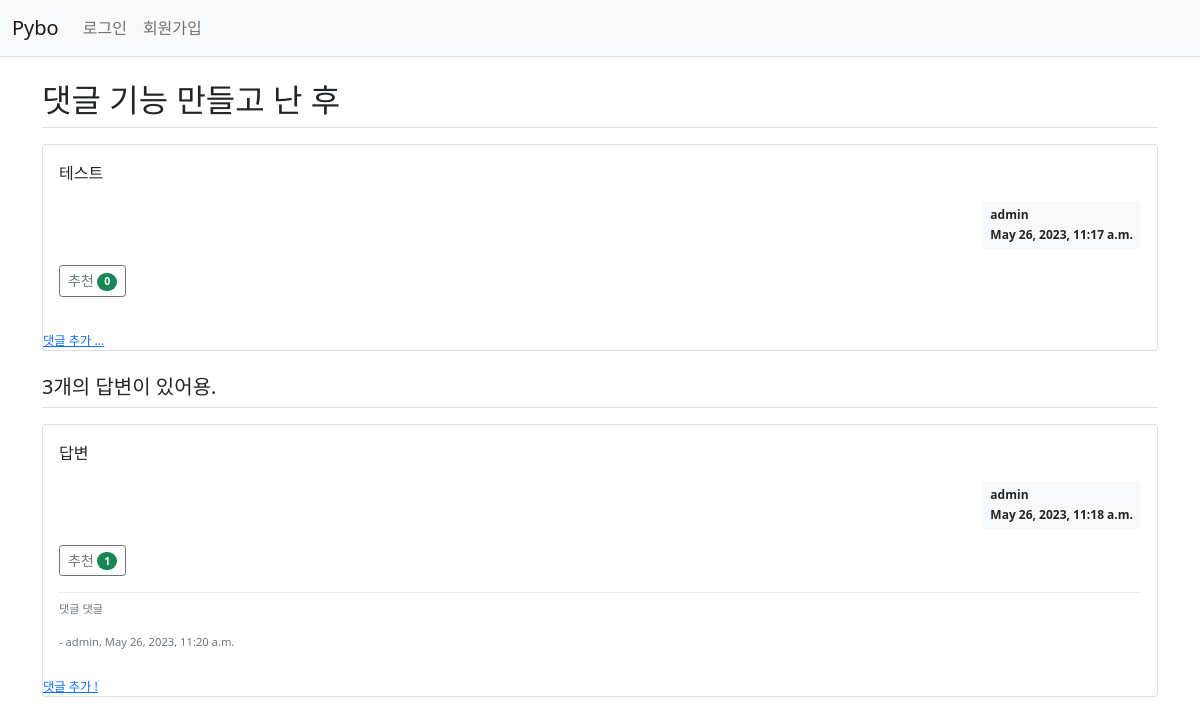
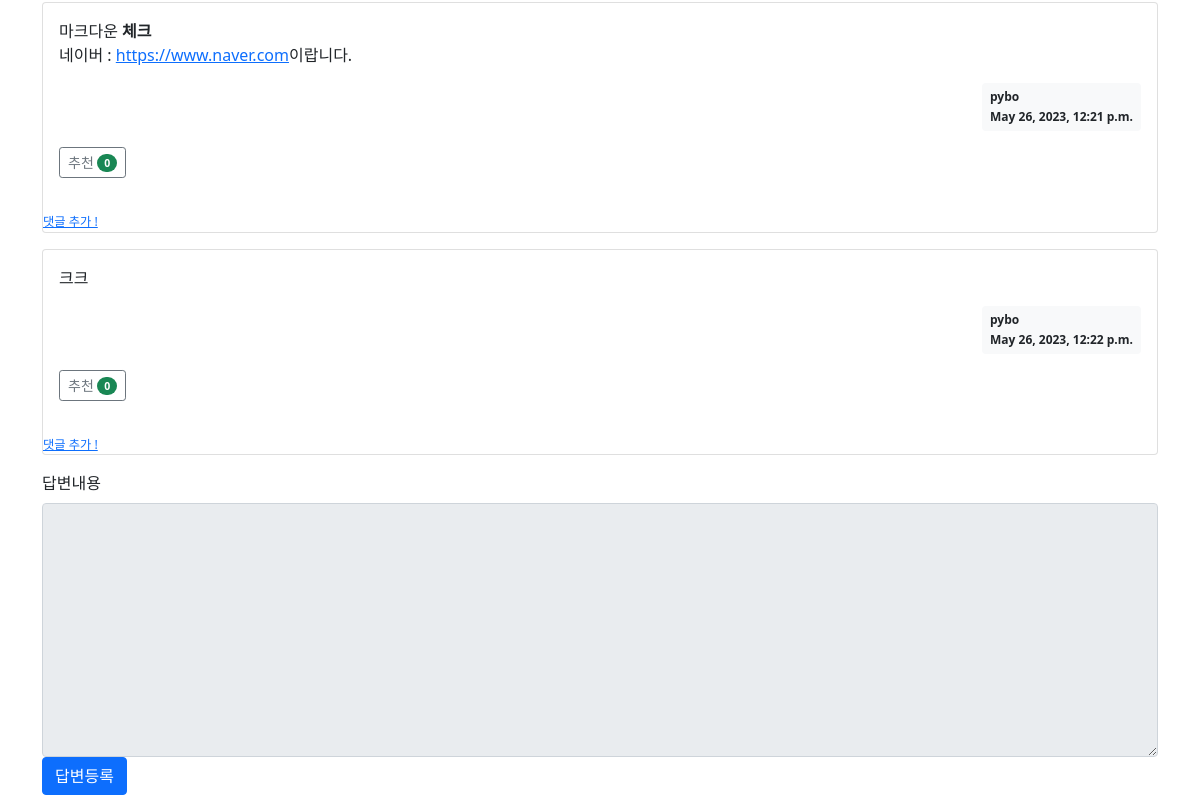
/pybo/317, run on an earlier commit of the app's database (2 pictures, top to bottom).
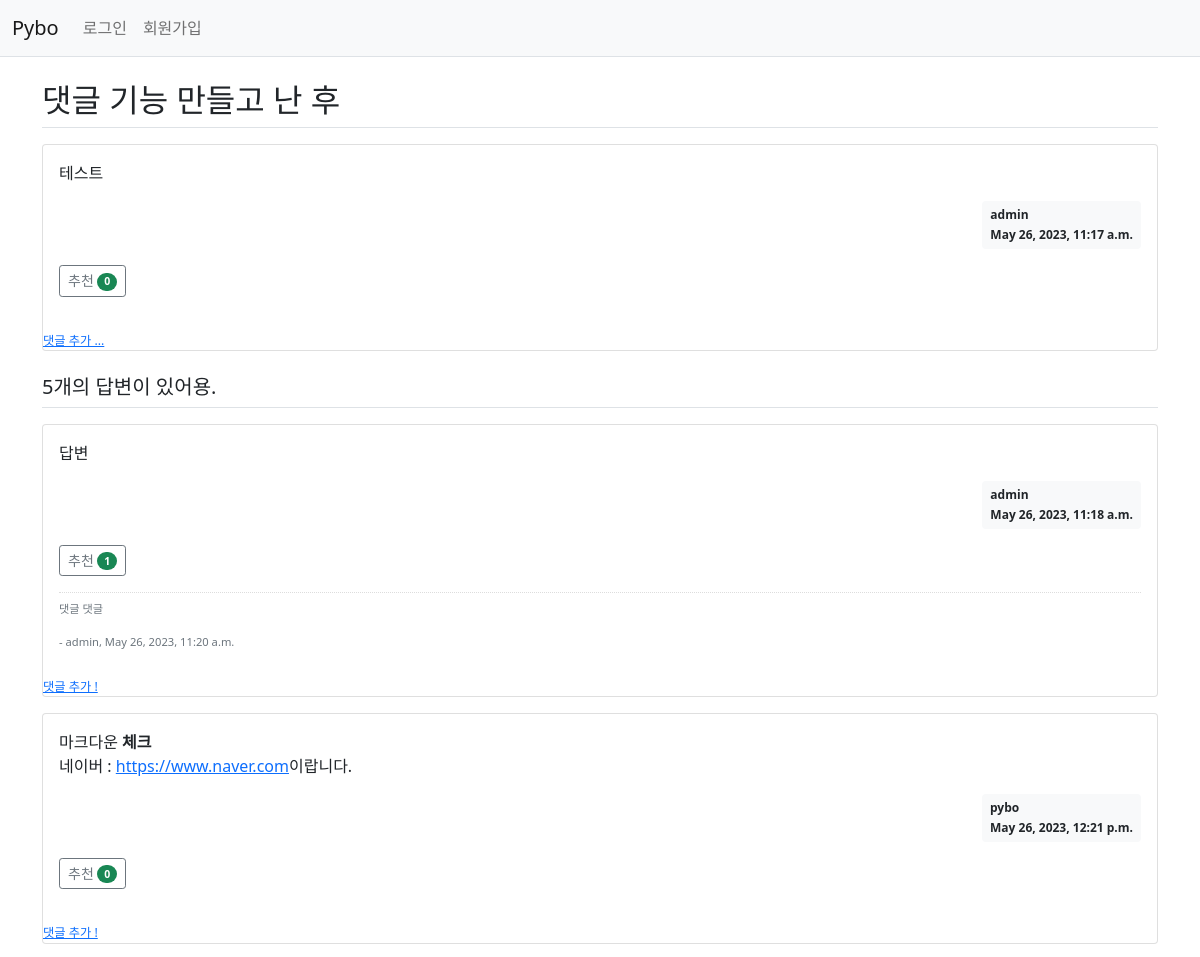
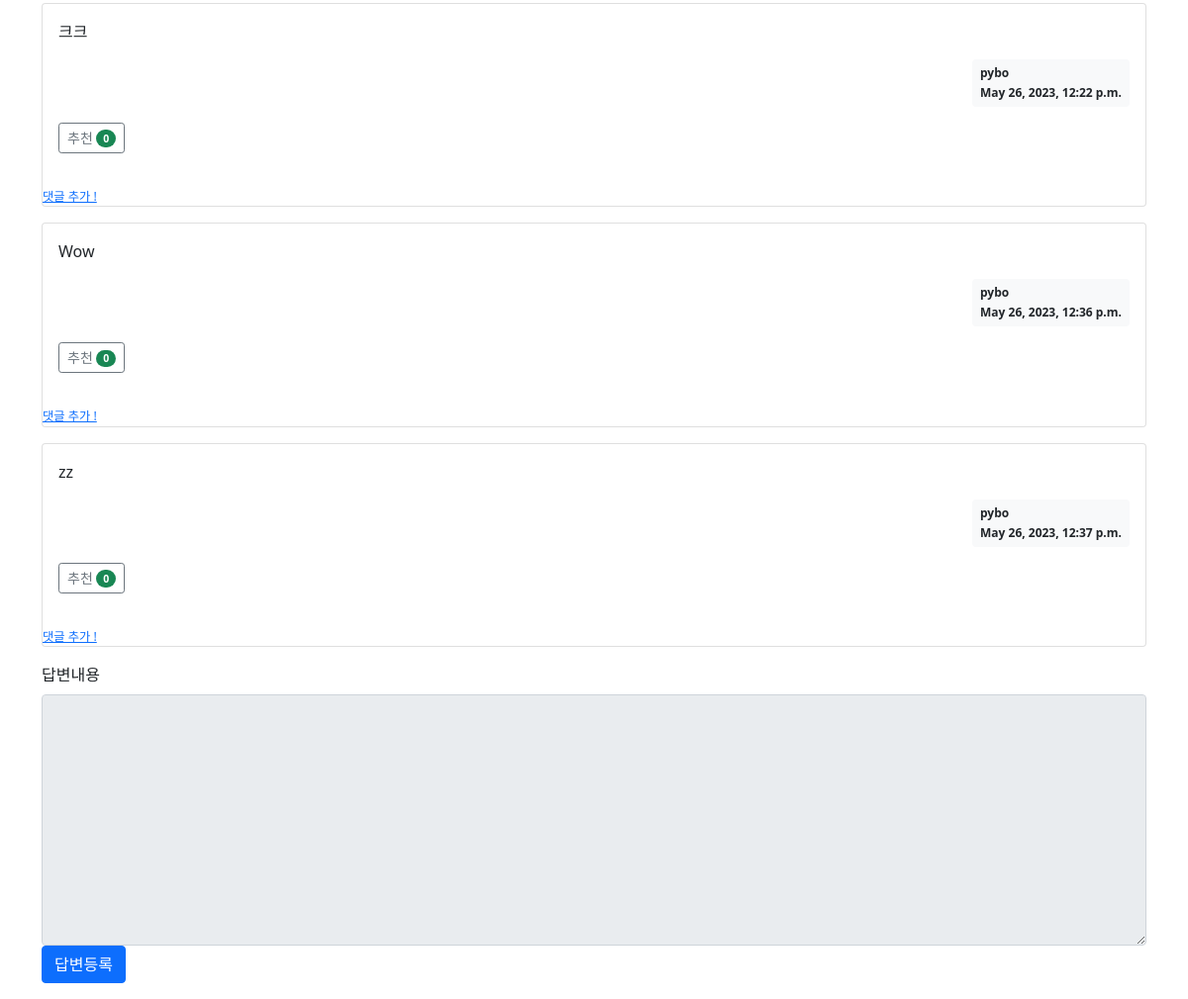
And on a later commit of the database (2 pictures, top to bottom).
### pybo/models.py (models this page shows, shortened)
class Question(models.Model):
    author = models.ForeignKey(User, on_delete = models.CASCADE, related_name='author_question')
    subject = models.CharField(max_length = 200)
    content = models.TextField()
    create_date = models.DateTimeField()
    modify_date = models.DateTimeField(null=True, blank=True)
    modify_count = models.IntegerField(default=0)
    voter = models.ManyToManyField(User, related_name = 'voter_question') # 추천인 추가

class Answer(models.Model):
    author = models.ForeignKey(User, on_delete=models.CASCADE, related_name = 'author_answer')
    question = models.ForeignKey(Question, on_delete = models.CASCADE)
    content = models.TextField()
    create_date = models.DateTimeField()
    modify_date = models.DateTimeField(null=True, blank=True)
    modify_count = models.IntegerField(default=0)
    voter = models.ManyToManyField(User, related_name = 'voter_answer')

class Comment(models.Model):
    author = models.ForeignKey(User, on_delete = models.CASCADE, related_name="auth_comment")
    content = models.TextField()
    create_date = models.DateTimeField()
    modify_date = models.DateTimeField(null = True, blank = True)
    question = models.ForeignKey(Question, null = True, blank = True, on_delete = models.CASCADE)
    answer = models.ForeignKey(Answer, null = True, blank = True, on_delete = models.CASCADE)
    voter = models.ManyToManyField(User, related_name='voter_comment')

### pybo/views/base_views.py (the view)
# urls.py: path('<int:question_id>', base_views.detail, name = 'detail'),
def detail(request, question_id):
    question = get_object_or_404(Question, pk = question_id)
    context = { 'question' : question } # key값이 template에서 사용할 변수이름, value 값이 파이썬 변수
    return render(request, "pybo/question_detail.html", context)

### pybo/templatetags/pybo_filter.py (called while the page is built)
@register.filter
def mark(value):
    extensions = ['nl2br', 'fenced_code']
    return mark_safe(markdown.markdown(value, extensions=extensions))

### templates/pybo/question_detail.html (shortened to what this page needs)
{% extends 'base.html' %}
{% load pybo_filter %}
{% block content %}
<div class="container my-3">
    <h2 class="border-bottom py-2">{{ question.subject }}</h2>
    <div class="card my-3">
        <div class="card-body">
            <div class="card-text">{{ question.content|mark }}</div>
            <div class="d-flex justify-content-end">
                <div class="badge bg-light text-dark p-2 text-start">
                    <div class="mb-2">{{ question.author.username }}</div>
                    <div>{{ question.create_date }}</div>
                </div>
            </div>
        <div class="my-3">
            <a href="javascript:void(0)" data-uri="{% url 'pybo:question_vote' question.id %}"
               class="recommend btn btn-sm btn-outline-secondary">
                추천
                <span class="badge rounded-pill bg-success">{{ question.voter.count }}</span></a>
        </div>
        </div>
        <a href="{% url 'pybo:comment_create_question' question.id %}"
           class="small"><small>댓글 추가 ...</small></a>
    </div>
    <h5 class="border-bottom my-3 py-2">{{ question.answer_set.count }}개의 답변이 있어용.</h5>
    {% for answer in question.answer_set.all %}
    <div class="card my-3">
        <div class="card-body">
            <div class="card-text">{{ answer.content|mark }}</div>
            <div class="d-flex justify-content-end">
                <div class="badge bg-light text-dark p-2 text-start">
                    <div class="mb-2">{{ answer.author.username }}</div>
                    <div>{{ answer.create_date }}</div>
                </div>
            </div>
            <div class="my-3">
                <a href="javascript:void(0)" data-uri="{% url 'pybo:answer_vote' answer.id  %}"
               class="recommend btn btn-sm btn-outline-secondary"> 추천
                <span class="badge rounded-pill bg-success">{{answer.voter.count}}</span>
            </a>
            </div>
            {% if answer.comment_set.count > 0 %}
            <div class="mt-3">
            {% for comment in answer.comment_set.all %}
                <div class="comment py-2 text-muted">
                    <span>{{ comment.content|mark }}</span>
                    <span>
                        - {{ comment.author }}, {{ comment.create_date }}
                    </span>
                </div>
            {% endfor %}
            </div>
            {% endif %}
        </div>
        <a href="{% url 'pybo:comment_create_answer' answer.id %}"
           class="small"><small>댓글 추가 !</small></a>
    </div>
    {% endfor %}
    <form action="{% url 'pybo:answer_create' question.id %}" method="post" class="my-3">
        <div class="form-group">
            <label for="content" class="form-label">답변내용</label>
               <textarea {% if not user.is_authenticated %}disabled{% endif %}
              name="content" id="content" class="form-control" rows="10"></textarea>
        </div>
        <input type="submit" value="답변등록" class="btn btn-primary">
    </form>
</div>
{% endblock %}

### templates/base.html (shortened to what this page needs)
{% load static %}
<!doctype html>
<html lang="ko">
<head>
  <link rel="stylesheet" type="text/css" href="{% static 'bootstrap.min.css' %}">
  <link rel="stylesheet" type="text/css" href="{% static 'style.css' %}">
</head>
<body>
{% include "navbar.html" %}
{% block content %}
{% endblock %}
</body>
</html>

### templates/navbar.html (shortened to what this page needs)
<nav class="navbar navbar-expand-lg navbar-light bg-light border-bottom">
    <div class="container-fluid">
        <a class="navbar-brand" href="{% url 'pybo:index' %}">Pybo</a>
        <div class="collapse navbar-collapse" id="navbarSupportedContent">
            <ul class="navbar-nav me-auto mb-2 mb-lg-0">
                <li class="nav-item">
                    {% if user.is_authenticated %}
                    <a class="nav-link" href="{% url 'common:logout' %}">{{ user.username }} (로그아웃)</a>
                    {% else %}
                    <a class="nav-link" href="{% url 'common:login' %}">로그인</a>
                    {% endif %}
                </li>
                <li>
                    {% if not user.is_authenticated %}
                    <a class="nav-link" href = "{% url 'common:signup' %}">
                        회원가입
                    </a>
                    {% endif %}
                </li>
            </ul>
        </div>
    </div>
</nav>

### static/style.css (style rules this page uses)
.comment { border-top : dotted 1px #ddd; font-size : 0.7em; }

What changed in the data, as far as the page shows it:
computed for Question "댓글 기능 만들고 난 후": answer_set.count "3" → "5"
added Answer: content|mark "Wow", author.username "pybo", create_date "May 26, 2023, 12:36 p.m.", voter.count "0"
added Answer: content|mark "zz", author.username "pybo", create_date "May 26, 2023, 12:37 p.m.", voter.count "0"
